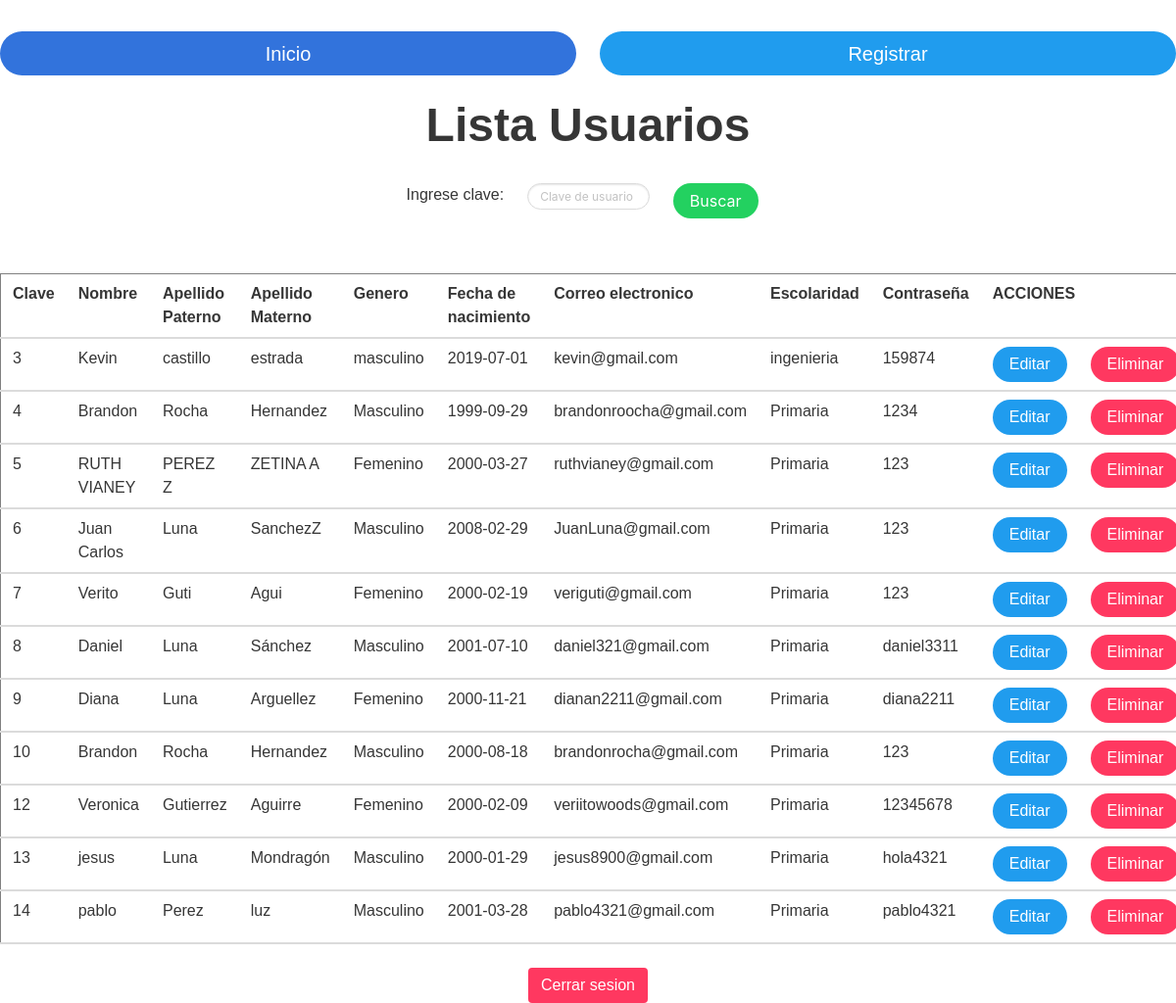
Page /DALA/VistaAdmin/listarUsuarios.php (signed in) on the committed database.
### tables this page shows
CREATE TABLE `usuarios` (
  `clave_usuario` int(11) NOT NULL,
  `nombre` varchar(30) NOT NULL,
  `apellido_paterno` varchar(30) NOT NULL,
  `apellido_materno` varchar(30) NOT NULL,
  `genero` varchar(30) NOT NULL,
  `fecha_nacimiento` date NOT NULL,
  `correo_electronico` varchar(50) NOT NULL,
  `escolaridad` varchar(30) NOT NULL,
  `contrasenia` varchar(30) NOT NULL
);

### DALA/VistaAdmin/listarUsuarios.php (the view, shortened to what this page needs)
<?php
$usuario = $_SESSION['userAdmin'];
if (!isset($usuario)) {
    header("location: login.html");
} else {
    require '../logica/conexion.php';
    $query = "CALL SeleccionarUsuarios";
    $resultado = mysqli_query($conexion, $query) or die("Error" . mysqli_error($conexion));
    ?>
<!DOCTYPE html PUBLIC "-//W3C//DTD HTML 4.01 Transitional//EN" "http://www.w3.org/TR/html4/loose.dtd">
<html>
<head>
    <link href="../Estilos/bulma.css" rel="stylesheet" type="text/css" />
</head>
<body>
    <div class="columns" style="margin-top: 20px;">
        <div class="column" align="center"><a class="button is-medium is-link is-rounded is-fullwidth"
                href="index.php">Inicio</a></div>
        <div class="column" align="center"><a class="button is-medium is-info is-rounded is-fullwidth"
                href="nuevoUsuario.php">Registrar</a></div>
    </div>
    <h1 class="title is-1" align="center">Lista Usuarios</h1>
    <div class="table">
        <form name="form1" method="post" action="buscarUsuario.php">
            <div align="center">
                <table align="center" width=447 border="0">
                    <tr>
                        <td width="145">
                            <div align="right">Ingrese clave:</div>
                        </td>
                        <td width="144">
                            <div align="center">
                                <input class="input is-rounded is-small" type="text" placeholder="Clave de usuario"
                                    name="txt_clave" id="textfield" required>
                            </div>
                        </td>
                        <td width="144">
                            <div align="left">
                                <input type="submit" class="button is-success is-rounded" name="button" id="button"
                                    value="Buscar">
                            </div>
                        </td>
                    </tr>
                </table>
            </div>
        </form>
        <form name="form2" method="post" action="listarUsuarios.php">
            <br>
            <br>
            <div class="table">
                <table border="1" width="100%" class="table">
                    <thead>
                        <tr>
                            <th> Clave</th>
                            <th> Nombre</th>
                            <th> Apellido Paterno</th>
                            <th>Apellido Materno</th>
                            <th>Genero</th>
                            <th>Fecha de nacimiento</th>
                            <th>Correo electronico</th>
                            <th>Escolaridad</th>
                            <th>Contraseña</th>
                            <th colspan=2>ACCIONES</th>
                        </tr>
                    </thead>
                    <?php
while ($ver = mysqli_fetch_row($resultado)):
    ?>
                    <thead>
                        <tr>
                            <td>
                                <?php echo $ver[0]; ?>
                            </td>
                            <td>
                                <?php echo $ver[1]; ?>
                            </td>
                            <td>
                                <?php echo $ver[2]; ?>
                            </td>
                            <td>
                                <?php echo $ver[3]; ?>
                            </td>
                            <td>
                                <?php echo $ver[4]; ?>
                            </td>
                            <td>
                                <?php echo $ver[5]; ?>
                            </td>
                            <td>
                                <?php echo $ver[6]; ?>
                            </td>
                            <td>
                                <?php echo $ver[7]; ?>
                            </td>
                            <td>
                                <?php echo $ver[8]; ?>
                            </td>
                            <td><a class="button is-info is-rounded" href="editarUsuario.php?clave=<?php echo $ver[0];
    ?>">Editar</a>
                            </td>
                            <td><a class="button is-danger is-rounded" value="a" onclick="if (confirm('Este usuario será eliminado. ¿Desea continuar?')) {
                            window.location.href='eliminarUsuario.php?clave=<?php echo $ver[0]; ?>';
                } else {
                    alert('Usted canceló la acción eliminar');
                }
            ">Eliminar</a>
                            </td>
                        </tr>
                        <?php
endwhile;
    ?>
                    </thead>
                </table>
            </div>
            <div align="center">
                <a href="cerrarSesion.php" class="button is-danger">Cerrar sesion</a>
            </div>
</body>
</html>
<?php
}
?>

### rows in the picture
usuarios: clave_usuario "3", nombre "Kevin", apellido_paterno "castillo", apellido_materno "estrada", genero "masculino", fecha_nacimiento "2019-07-01", correo_electronico "kevin@gmail.com", escolaridad "ingenieria", contrasenia "159874"
usuarios: clave_usuario "4", nombre "Brandon", apellido_paterno "Rocha", apellido_materno "Hernandez", genero "Masculino", fecha_nacimiento "1999-09-29", correo_electronico "brandonroocha@gmail.com", escolaridad "Primaria", contrasenia "1234"
usuarios: clave_usuario "5", nombre "RUTH VIANEY", apellido_paterno "PEREZ Z", apellido_materno "ZETINA A", genero "Femenino", fecha_nacimiento "2000-03-27", correo_electronico "ruthvianey@gmail.com", escolaridad "Primaria", contrasenia "123"
usuarios: clave_usuario "6", nombre "Juan Carlos", apellido_paterno "Luna", apellido_materno "SanchezZ", genero "Masculino", fecha_nacimiento "2008-02-29", correo_electronico "JuanLuna@gmail.com", escolaridad "Primaria", contrasenia "123"
usuarios: clave_usuario "7", nombre "Verito", apellido_paterno "Guti", apellido_materno "Agui", genero "Femenino", fecha_nacimiento "2000-02-19", correo_electronico "veriguti@gmail.com", escolaridad "Primaria", contrasenia "123"
usuarios: clave_usuario "8", nombre "Daniel", apellido_paterno "Luna", apellido_materno "Sánchez", genero "Masculino", fecha_nacimiento "2001-07-10", correo_electronico "daniel321@gmail.com", escolaridad "Primaria", contrasenia "daniel3311"
usuarios: clave_usuario "9", nombre "Diana", apellido_paterno "Luna", apellido_materno "Arguellez", genero "Femenino", fecha_nacimiento "2000-11-21", correo_electronico "dianan2211@gmail.com", escolaridad "Primaria", contrasenia "diana2211"
usuarios: clave_usuario "10", nombre "Brandon", apellido_paterno "Rocha", apellido_materno "Hernandez", genero "Masculino", fecha_nacimiento "2000-08-18", correo_electronico "brandonrocha@gmail.com", escolaridad "Primaria", contrasenia "123"
usuarios: clave_usuario "12", nombre "Veronica", apellido_paterno "Gutierrez", apellido_materno "Aguirre", genero "Femenino", fecha_nacimiento "2000-02-09", correo_electronico "veriitowoods@gmail.com", escolaridad "Primaria", contrasenia "12345678"
usuarios: clave_usuario "13", nombre "jesus", apellido_paterno "Luna", apellido_materno "Mondragón", genero "Masculino", fecha_nacimiento "2000-01-29", correo_electronico "jesus8900@gmail.com", escolaridad "Primaria", contrasenia "hola4321"
usuarios: clave_usuario "14", nombre "pablo", apellido_paterno "Perez", apellido_materno "luz", genero "Masculino", fecha_nacimiento "2001-03-28", correo_electronico "pablo4321@gmail.com", escolaridad "Primaria", contrasenia "pablo4321"
